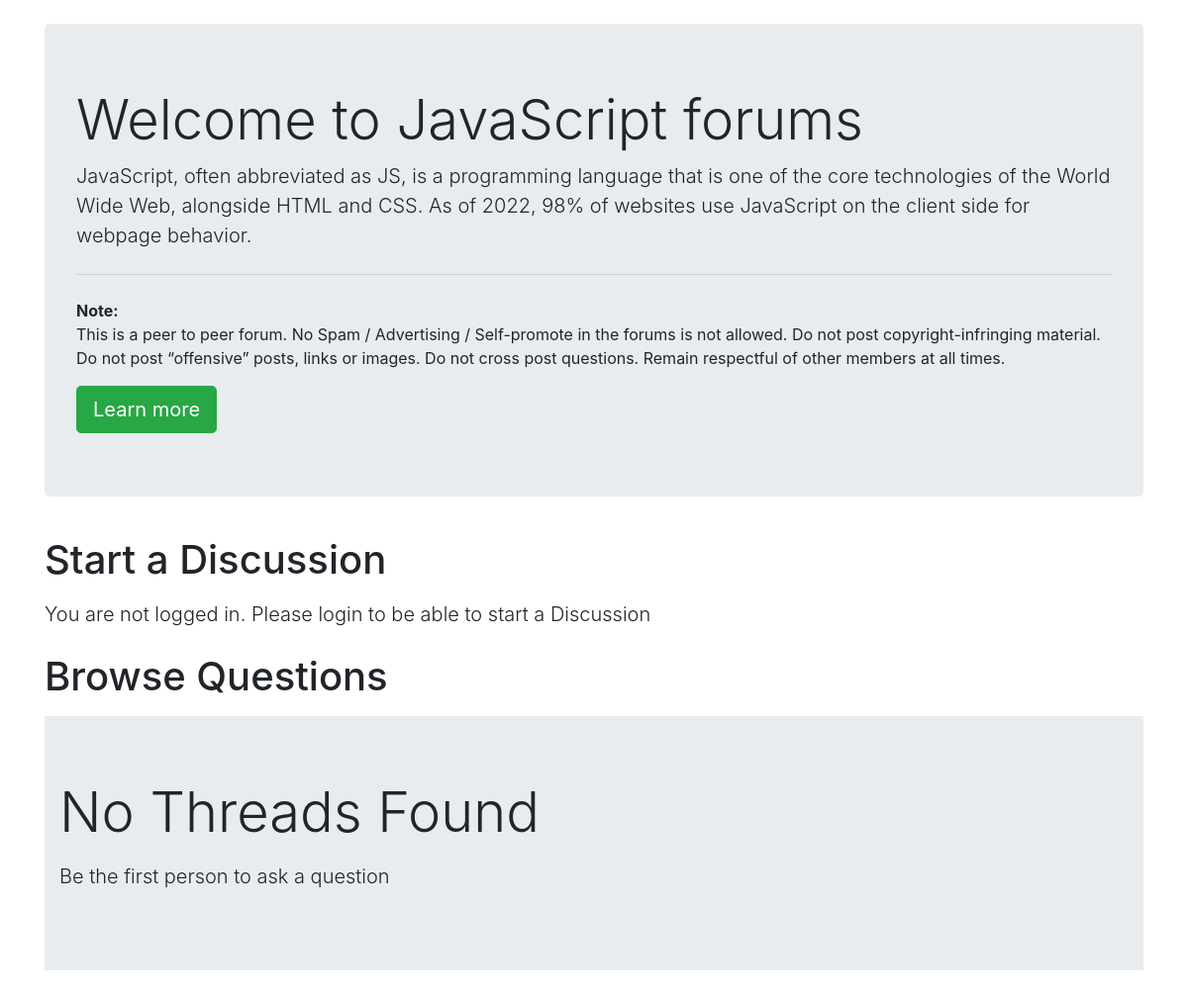
The app's page /threadlist.php?catid=4 with its own data.
### tables this page shows
CREATE TABLE `categories` (
  `category_id` int(11) NOT NULL,
  `category_name` varchar(50) NOT NULL,
  `category_description` varchar(255) NOT NULL,
  `created` datetime NOT NULL DEFAULT current_timestamp()
);

### threadlist.php (the view, shortened to what this page needs)
<!doctype html>
<html lang="en">
<head>
    <link rel="stylesheet" href="https://stackpath.bootstrapcdn.com/bootstrap/4.5.0/css/bootstrap.min.css"
>
</head>
<body>
    <?php
    $id = $_GET['catid'];
    $sql = "SELECT * FROM `categories` WHERE category_id=$id";
    $result = mysqli_query($conn, $sql);
    while($row = mysqli_fetch_assoc($result)){
        $catname = $row['category_name'];
        $catdesc = $row['category_description'];
    }
    ?>
    <div class="container my-4">
        <div class="jumbotron">
            <h1 class="display-4">Welcome to <?php echo $catname;?> forums</h1>
            <p class="lead"> <?php echo $catdesc;?></p>
            <hr class="my-4">
            <p><b>Note: </b><br>This is a peer to peer forum. No Spam / Advertising / Self-promote in the forums is not allowed. Do not
                post copyright-infringing material. Do not post “offensive” posts, links or images. Do not cross post
                questions. Remain respectful of other members at all times.</p>
            <a class="btn btn-success btn-lg" href="https://www.wikipedia.org/" target="_blank" role="button">Learn more</a>
        </div>
    </div>
    <?php
    if(isset($_SESSION['loggedin']) && $_SESSION['loggedin']==true){
    echo '<div class="container">
            <h1 class="py-2">Start a Discussion</h1>
            <form action="'. $_SERVER["REQUEST_URI"] . '" method="post">
                <div class="form-group">
                    <label for="exampleInputEmail1">Problem Title</label>
                    <input type="text" class="form-control" id="title" name="title" aria-describedby="emailHelp">
                    <small id="emailHelp" class="form-text text-muted">Keep your title as short and crisp as
                        possible</small>
                </div>
                <input type="hidden" name="sno" value="'. $_SESSION["sno"]. '">
                <div class="form-group">
                    <label for="exampleFormControlTextarea1">Ellaborate Your Concern</label>
                    <textarea class="form-control" id="desc" name="desc" rows="3"></textarea>
                </div>
                <button type="submit" class="btn btn-success">Submit</button>
            </form>
        </div>';
    }
    else{
        echo '
        <div class="container">
        <h1 class="py-2">Start a Discussion</h1>
           <p class="lead">You are not logged in. Please login to be able to start a Discussion</p>
        </div>
        ';
    }
    ?>
    <div class="container mb-5" id="ques">
        <h1 class="py-2">Browse Questions</h1>
    <?php
    $noResult = true;
        if($noResult){
            echo '<div class="jumbotron jumbotron-fluid">
                    <div class="container">
                        <p class="display-4">No Threads Found</p>
                        <p class="lead"> Be the first person to ask a question</p>
                    </div>
                 </div> ';
        }
    ?>
    </div>
</body>
</html>

### threadlist.php (style rules this page uses)
#ques { min-height: 433px; }

### records on screen
categories: category_name "JavaScript", category_description "JavaScript, often abbreviated as JS, is a programming language that is one of the core technologies of the World Wide Web, alongside HTML and CSS. As of 2022, 98% of websites use JavaScript on the client side for webpage behavior."
